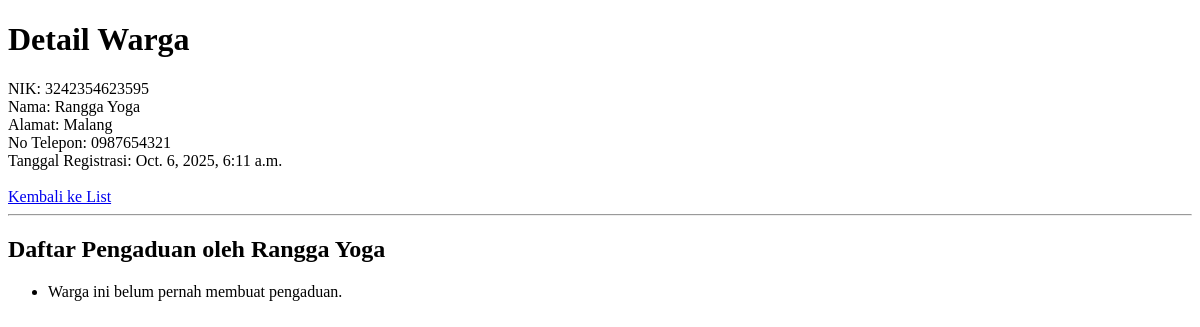
The page /warga/1/ on the database as committed earlier.
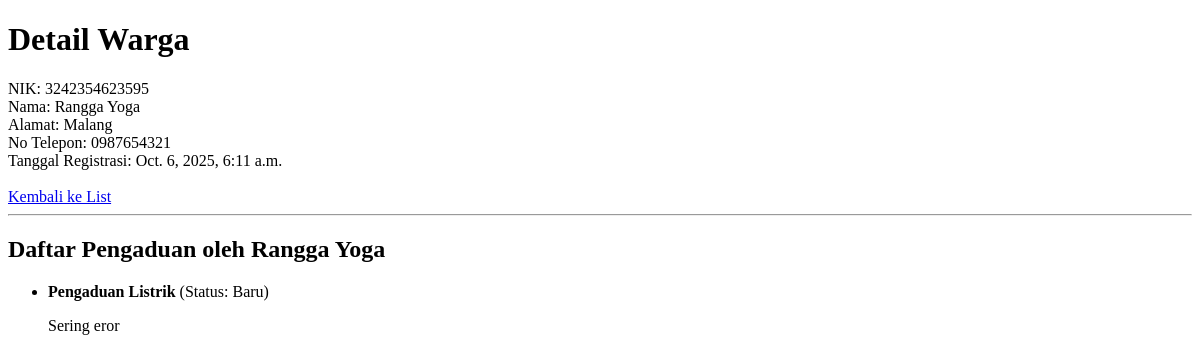
The same page on the database as committed later.
### warga/models.py (models this page shows, shortened)
class Pengaduan(models.Model):
    STATUS_CHOICES = [
        ('BARU', 'Baru'),
        ('DIPROSES', 'Diproses'),
        ('SELESAI', 'Selesai'),
    ]
    judul = models.CharField(max_length=200)
    deskripsi = models.TextField()
    status = models.CharField(max_length=10, choices=STATUS_CHOICES, default='BARU')
    tanggal_lapor = models.DateTimeField(auto_now_add=True)
    pelapor = models.ForeignKey(Warga, on_delete=models.CASCADE, related_name='pengaduan')

### warga/views.py (the view)
# urls.py: path('<int:pk>/', WargaDetailView.as_view(), name='warga-detail'),
class WargaDetailView(DetailView):
    model = Warga

### warga/templates/warga/warga_detail.html (shortened to what this page needs)
<!DOCTYPE html>
<html>
<head>
</head>
<body>
    <div class="container">
        <h1>Detail Warga</h1>
        <div class="detail-item">
            <span class="label">NIK:</span>
            <span class="value">{{ object.nik }}</span>
        </div>
        <div class="detail-item">
            <span class="label">Nama:</span>
            <span class="value">{{ object.nama_lengkap }}</span>
        </div>
        <div class="detail-item">
            <span class="label">Alamat:</span>
            <span class="value">{{ object.alamat }}</span>
        </div>
        <div class="detail-item">
            <span class="label">No Telepon:</span>
            <span class="value">{{ object.no_telepon|default:"Tidak ada" }}</span>
        </div>
        <div class="detail-item">
            <span class="label">Tanggal Registrasi:</span>
            <span class="value">{{ object.tanggal_registrasi }}</span>
        </div>
        <a href="{% url 'warga-list' %}" class="back-link"> Kembali ke List</a>
    </div>
    <hr>
    <h2>Daftar Pengaduan oleh {{ object.nama_lengkap }}</h2>
    <ul>
        {% for aduan in object.pengaduan.all %}
            <li>
                <strong>{{ aduan.judul }}</strong> (Status: {{ aduan.get_status_display }})
                <p>{{ aduan.deskripsi }}</p>
            </li>
        {% empty %}
            <li>Warga ini belum pernah membuat pengaduan.</li>
        {% endfor %}
    </ul>
</body>
</html>

Rows that differ between the two databases and show on the page:
added Pengaduan: judul "Pengaduan Listrik", status "Baru", deskripsi "Sering eror"
Other text that changed with them:
text no longer shown: "Warga ini belum pernah membuat pengaduan."
